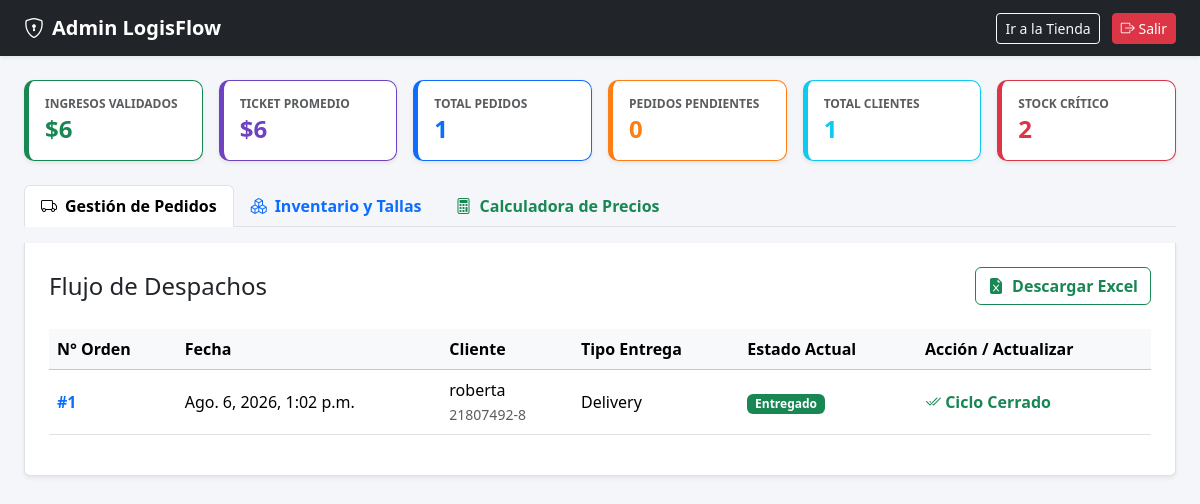
The page /dashboard/ (signed in) on the database its author committed.
### tienda/models.py (models this page shows, shortened)
class Pedido(models.Model):
    ESTADOS = [
        ('Pendiente', 'Pendiente'),
        ('Preparando', 'Preparando'),
        ('En Ruta', 'En Ruta'),
        ('Entregado', 'Entregado'),
    ]
    cliente = models.ForeignKey(Cliente, on_delete=models.CASCADE)
    fecha = models.DateTimeField(auto_now_add=True)
    tipo_entrega = models.CharField(max_length=50)
    estado = models.CharField(max_length=50, choices=ESTADOS, default='Pendiente')

class Cliente(models.Model):
    rut = models.CharField(max_length=12, unique=True)
    nombre = models.CharField(max_length=100)
    telefono = models.CharField(max_length=20)
    direccion = models.CharField(max_length=200)

### tienda/views.py (the view, shortened to what this page needs)
# urls.py: path('dashboard/', views.dashboard, name='dashboard'),
@staff_member_required(login_url='login')
def dashboard(request):
    pedidos = Pedido.objects.all().order_by('-fecha')
    productos = Producto.objects.all().order_by('nombre')
    clientes = Cliente.objects.count()
    total_pedidos = pedidos.count()
    pedidos_pendientes = pedidos.filter(estado='Pendiente').count()
    stock_critico = VarianteProducto.objects.filter(stock__lte=3).count()
    ingresos_totales = 0
    pedidos_pagados = 0
    for p in pedidos:
        if p.estado != 'Pendiente':
            pedidos_pagados += 1
            detalles = DetallePedido.objects.filter(pedido=p)
            for d in detalles:
                ingresos_totales += (d.precio_unitario * d.cantidad) # Actualizado
    ticket_promedio = int(ingresos_totales / pedidos_pagados) if pedidos_pagados > 0 else 0
    context = {
        'pedidos': pedidos,
        'productos': productos,
        'estados': Pedido.ESTADOS,
        'total_pedidos': total_pedidos,
        'ingresos_totales': ingresos_totales,
        'stock_critico': stock_critico,
        'pedidos_pendientes': pedidos_pendientes,
        'ticket_promedio': ticket_promedio,
        'clientes_totales': clientes,
    }
    return render(request, 'dashboard.html', context)

### tienda/templates/dashboard.html (shortened to what this page needs)
<!DOCTYPE html>
<html lang="es">
<head>
    <link href="https://cdn.jsdelivr.net/npm/bootstrap@5.3.2/dist/css/bootstrap.min.css" rel="stylesheet">
    <link rel="stylesheet" href="https://cdn.jsdelivr.net/npm/bootstrap-icons@1.11.1/font/bootstrap-icons.css">
</head>
<body>
    <nav class="navbar navbar-dark bg-dark shadow-sm">
        <div class="container-fluid px-4">
            <a class="navbar-brand fw-bold" href="#"><i class="bi bi-shield-lock me-2"></i>Admin LogisFlow</a>
            <div>
                <a href="{% url 'catalogo' %}" class="btn btn-outline-light btn-sm me-2" target="_blank">Ir a la Tienda</a>
                <form action="{% url 'logout' %}" method="post" class="d-inline">
                    <button type="submit" class="btn btn-danger btn-sm"><i class="bi bi-box-arrow-right"></i> Salir</button>
                </form>
            </div>
        </div>
    </nav>
    <div class="container-fluid px-4 py-4">
        <div class="row g-3 mb-4">
            <div class="col-md-4 col-lg-2">
                <div class="card kpi-card shadow-sm h-100" style="border-color: #198754;">
                    <div class="card-body p-3">
                        <h6 class="text-muted text-uppercase fw-bold mb-1" style="font-size: 0.75rem;">Ingresos Validados</h6>
                        <h4 class="mb-0 text-success fw-bold">${{ ingresos_totales }}</h4>
                    </div>
                </div>
            </div>
            <div class="col-md-4 col-lg-2">
                <div class="card kpi-card shadow-sm h-100" style="border-color: #6f42c1;">
                    <div class="card-body p-3">
                        <h6 class="text-muted text-uppercase fw-bold mb-1" style="font-size: 0.75rem;">Ticket Promedio</h6>
                        <h4 class="mb-0 text-purple fw-bold" style="color:#6f42c1;">${{ ticket_promedio }}</h4>
                    </div>
                </div>
            </div>
            <div class="col-md-4 col-lg-2">
                <div class="card kpi-card shadow-sm h-100" style="border-color: #0d6efd;">
                    <div class="card-body p-3">
                        <h6 class="text-muted text-uppercase fw-bold mb-1" style="font-size: 0.75rem;">Total Pedidos</h6>
                        <h4 class="mb-0 text-primary fw-bold">{{ total_pedidos }}</h4>
                    </div>
                </div>
            </div>
            <div class="col-md-4 col-lg-2">
                <div class="card kpi-card shadow-sm h-100" style="border-color: #fd7e14;">
                    <div class="card-body p-3">
                        <h6 class="text-muted text-uppercase fw-bold mb-1" style="font-size: 0.75rem;">Pedidos Pendientes</h6>
                        <h4 class="mb-0 fw-bold" style="color:#fd7e14;">{{ pedidos_pendientes }}</h4>
                    </div>
                </div>
            </div>
            <div class="col-md-4 col-lg-2">
                <div class="card kpi-card shadow-sm h-100" style="border-color: #0dcaf0;">
                    <div class="card-body p-3">
                        <h6 class="text-muted text-uppercase fw-bold mb-1" style="font-size: 0.75rem;">Total Clientes</h6>
                        <h4 class="mb-0 text-info fw-bold">{{ clientes_totales }}</h4>
                    </div>
                </div>
            </div>
            <div class="col-md-4 col-lg-2">
                <div class="card kpi-card shadow-sm h-100" style="border-color: #dc3545;">
                    <div class="card-body p-3">
                        <h6 class="text-muted text-uppercase fw-bold mb-1" style="font-size: 0.75rem;">Stock Crítico</h6>
                        <h4 class="mb-0 text-danger fw-bold">{{ stock_critico }}</h4>
                    </div>
                </div>
            </div>
        </div>
        <ul class="nav nav-tabs fw-bold mb-3" id="adminTabs" role="tablist">
            <li class="nav-item" role="presentation">
                <button class="nav-link active" id="pedidos-tab" data-bs-toggle="tab" data-bs-target="#pedidos" type="button" role="tab"><i class="bi bi-truck me-2"></i>Gestión de Pedidos</button>
            </li>
            <li class="nav-item" role="presentation">
                <button class="nav-link" id="inventario-tab" data-bs-toggle="tab" data-bs-target="#inventario" type="button" role="tab"><i class="bi bi-boxes me-2"></i>Inventario y Tallas</button>
            </li>
            <li class="nav-item" role="presentation">
                <button class="nav-link text-success" id="cotizador-tab" data-bs-toggle="tab" data-bs-target="#cotizador" type="button" role="tab"><i class="bi bi-calculator me-2"></i>Calculadora de Precios</button>
            </li>
        </ul>
        <div class="tab-content bg-white p-4 rounded-bottom shadow-sm border border-top-0" id="adminTabsContent">
            <div class="tab-pane fade show active" id="pedidos" role="tabpanel">
                <div class="d-flex justify-content-between align-items-center mb-4">
                    <h4 class="mb-0">Flujo de Despachos</h4>
                    <a href="{% url 'exportar_excel' %}" class="btn btn-outline-success fw-bold">
                        <i class="bi bi-file-earmark-excel-fill me-2"></i>Descargar Excel
                    </a>
                </div>
                <div class="table-responsive">
                    <table class="table table-hover align-middle">
                        <thead class="table-light">
                            <tr>
                                <th>N° Orden</th>
                                <th>Fecha</th>
                                <th>Cliente</th>
                                <th>Tipo Entrega</th>
                                <th>Estado Actual</th>
                                <th>Acción / Actualizar</th>
                            </tr>
                        </thead>
                        <tbody>
                            {% for pedido in pedidos %}
                            <tr>
                                <td class="fw-bold text-primary">#{{ pedido.id }}</td>
                                <td>{{ pedido.fecha }}</td>
                                <td>{{ pedido.cliente.nombre }}<br><small class="text-muted">{{ pedido.cliente.rut }}</small></td>
                                <td>{{ pedido.tipo_entrega }}</td>
                                <td>
                                    {% if pedido.estado == 'Entregado' %}<span class="badge bg-success">Entregado</span>{% endif %}
                                </td>
                                <td>
                                    {% if pedido.estado == 'Entregado' %}
                                        <span class="text-success fw-bold"><i class="bi bi-check2-all"></i> Ciclo Cerrado</span>
                                    {% endif %}
                                </td>
                            </tr>
                            {% empty %}
                            <tr><td colspan="6" class="text-center text-muted py-4">No hay pedidos registrados aún.</td></tr>
                            {% endfor %}
                        </tbody>
                    </table>
                </div>
            </div>
        </div>
    </div>
</body>
</html>

### tienda/templates/dashboard.html (style rules this page uses)
body { background-color: #f4f6f9; }
.kpi-card { border-left: 5px solid; border-radius: 10px; transition: transform 0.2s; }

### rows shown on the page
Pedido: id "1", fecha "Ago. 6, 2026, 1:02 p.m.", cliente.nombre "roberta", cliente.rut "21807492-8", tipo_entrega "Delivery", estado "Entregado"

### other values the page prints
{{ ingresos_totales }} "6"
{{ ticket_promedio }} "6"
{{ total_pedidos }} "1"
{{ pedidos_pendientes }} "0"
{{ clientes_totales }} "1"
{{ stock_critico }} "2"
